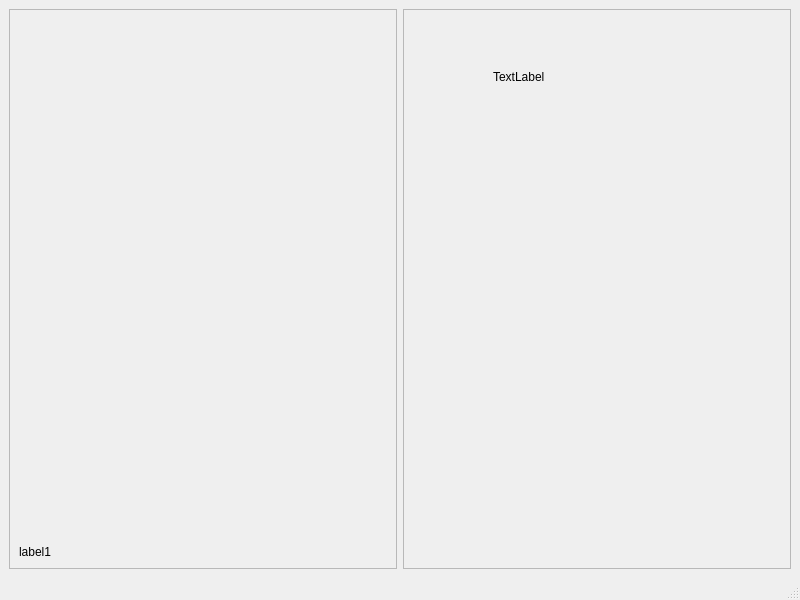
<?xml version="1.0" encoding="UTF-8"?>
<ui version="4.0">
 <class>MainWindow</class>
 <widget class="QMainWindow" name="MainWindow">
  <property name="geometry">
   <rect>
    <x>0</x>
    <y>0</y>
    <width>800</width>
    <height>600</height>
   </rect>
  </property>
  <property name="windowTitle">
   <string>MainWindow</string>
  </property>
  <widget class="QWidget" name="centralwidget">
   <layout class="QHBoxLayout" name="horizontalLayout_3">
    <item>
     <widget class="QFrame" name="replicas">
      <property name="frameShape">
       <enum>QFrame::StyledPanel</enum>
      </property>
      <property name="frameShadow">
       <enum>QFrame::Raised</enum>
      </property>
      <layout class="QVBoxLayout" name="verticalLayout">
       <item>
        <spacer name="verticalSpacer">
         <property name="orientation">
          <enum>Qt::Vertical</enum>
         </property>
         <property name="sizeHint" stdset="0">
          <size>
           <width>20</width>
           <height>40</height>
          </size>
         </property>
        </spacer>
       </item>
       <item>
        <widget class="QLabel" name="label_2">
         <property name="text">
          <string>label1</string>
         </property>
        </widget>
       </item>
      </layout>
     </widget>
    </item>
    <item>
     <widget class="QFrame" name="frame_2">
      <property name="frameShape">
       <enum>QFrame::StyledPanel</enum>
      </property>
      <property name="frameShadow">
       <enum>QFrame::Raised</enum>
      </property>
      <widget class="QLabel" name="label">
       <property name="geometry">
        <rect>
         <x>90</x>
         <y>60</y>
         <width>52</width>
         <height>16</height>
        </rect>
       </property>
       <property name="text">
        <string>TextLabel</string>
       </property>
      </widget>
     </widget>
    </item>
   </layout>
  </widget>
  <widget class="QMenuBar" name="menubar">
   <property name="geometry">
    <rect>
     <x>0</x>
     <y>0</y>
     <width>800</width>
     <height>21</height>
    </rect>
   </property>
  </widget>
  <widget class="QStatusBar" name="statusbar"/>
 </widget>
 <resources/>
 <connections/>
</ui>
